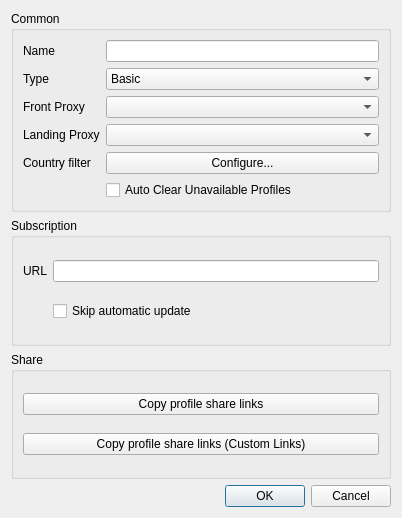
<?xml version="1.0" encoding="UTF-8"?>
<ui version="4.0">
 <class>DialogEditGroup</class>
 <widget class="QDialog" name="DialogEditGroup">
  <property name="geometry">
   <rect>
    <x>0</x>
    <y>0</y>
    <width>402</width>
    <height>518</height>
   </rect>
  </property>
  <property name="minimumSize">
   <size>
    <width>400</width>
    <height>300</height>
   </size>
  </property>
  <property name="windowTitle">
   <string>Edit Group</string>
  </property>
  <layout class="QVBoxLayout" name="verticalLayout">
   <item>
    <widget class="QGroupBox" name="cat_common">
     <property name="sizePolicy">
      <sizepolicy hsizetype="Preferred" vsizetype="Maximum">
       <horstretch>0</horstretch>
       <verstretch>0</verstretch>
      </sizepolicy>
     </property>
     <property name="title">
      <string>Common</string>
     </property>
     <layout class="QGridLayout" name="main">
      <item row="3" column="1">
       <widget class="QComboBox" name="landing_proxy"/>
      </item>
      <item row="2" column="0">
       <widget class="QLabel" name="front_proxy_l">
        <property name="text">
         <string>Front Proxy</string>
        </property>
       </widget>
      </item>
      <item row="2" column="1">
       <layout class="QHBoxLayout" name="horizontalLayout">
        <item>
         <widget class="QComboBox" name="front_proxy"/>
        </item>
       </layout>
      </item>
      <item row="0" column="1">
       <widget class="QLineEdit" name="name"/>
      </item>
      <item row="1" column="0">
       <widget class="QLabel" name="label_2">
        <property name="text">
         <string>Type</string>
        </property>
       </widget>
      </item>
      <item row="5" column="1">
       <widget class="QCheckBox" name="auto_clear_unavailable">
        <property name="text">
         <string>Auto Clear Unavailable Profiles</string>
        </property>
       </widget>
      </item>
      <item row="3" column="0">
       <widget class="QLabel" name="landing_proxy_l">
        <property name="text">
         <string>Landing Proxy</string>
        </property>
       </widget>
      </item>
      <item row="0" column="0">
       <widget class="QLabel" name="label">
        <property name="text">
         <string>Name</string>
        </property>
       </widget>
      </item>
      <item row="1" column="1">
       <widget class="QComboBox" name="type">
        <item>
         <property name="text">
          <string>Basic</string>
         </property>
        </item>
        <item>
         <property name="text">
          <string>Subscription</string>
         </property>
        </item>
       </widget>
      </item>
      <item row="4" column="1">
       <widget class="QPushButton" name="country_filter_button">
        <property name="text">
         <string>Configure...</string>
        </property>
       </widget>
      </item>
      <item row="4" column="0">
       <widget class="QLabel" name="label_3">
        <property name="text">
         <string>Country filter</string>
        </property>
       </widget>
      </item>
     </layout>
     <zorder>label</zorder>
     <zorder>front_proxy_l</zorder>
     <zorder>type</zorder>
     <zorder>label_2</zorder>
     <zorder>landing_proxy</zorder>
     <zorder>landing_proxy_l</zorder>
     <zorder>name</zorder>
     <zorder>auto_clear_unavailable</zorder>
     <zorder>country_filter_button</zorder>
     <zorder>label_3</zorder>
    </widget>
   </item>
   <item>
    <widget class="QGroupBox" name="cat_sub">
     <property name="title">
      <string>Subscription</string>
     </property>
     <layout class="QGridLayout" name="_2">
      <item row="0" column="0">
       <widget class="QLabel" name="label_4">
        <property name="text">
         <string>URL</string>
        </property>
       </widget>
      </item>
      <item row="0" column="1">
       <widget class="MyLineEdit" name="url"/>
      </item>
      <item row="1" column="1">
       <widget class="QCheckBox" name="skip_auto_update">
        <property name="text">
         <string>Skip automatic update</string>
        </property>
       </widget>
      </item>
     </layout>
    </widget>
   </item>
   <item>
    <widget class="QGroupBox" name="cat_share">
     <property name="title">
      <string>Share</string>
     </property>
     <layout class="QVBoxLayout" name="verticalLayout_2">
      <item>
       <widget class="QPushButton" name="copy_links">
        <property name="text">
         <string>Copy profile share links</string>
        </property>
       </widget>
      </item>
      <item>
       <widget class="QPushButton" name="copy_links_nkr">
        <property name="text">
         <string>Copy profile share links (Custom Links)</string>
        </property>
       </widget>
      </item>
     </layout>
    </widget>
   </item>
   <item>
    <widget class="QDialogButtonBox" name="buttonBox">
     <property name="standardButtons">
      <set>QDialogButtonBox::StandardButton::Cancel|QDialogButtonBox::StandardButton::Ok</set>
     </property>
    </widget>
   </item>
  </layout>
 </widget>
 <customwidgets>
  <customwidget>
   <class>MyLineEdit</class>
   <extends>QLineEdit</extends>
   <header>include/ui/utils/MyLineEdit.h</header>
  </customwidget>
 </customwidgets>
 <tabstops>
  <tabstop>name</tabstop>
  <tabstop>type</tabstop>
  <tabstop>country_filter_button</tabstop>
  <tabstop>url</tabstop>
  <tabstop>skip_auto_update</tabstop>
  <tabstop>copy_links</tabstop>
  <tabstop>copy_links_nkr</tabstop>
 </tabstops>
 <resources/>
 <connections>
  <connection>
   <sender>buttonBox</sender>
   <signal>rejected()</signal>
   <receiver>DialogEditGroup</receiver>
   <slot>reject()</slot>
   <hints>
    <hint type="sourcelabel">
     <x>199</x>
     <y>275</y>
    </hint>
    <hint type="destinationlabel">
     <x>199</x>
     <y>149</y>
    </hint>
   </hints>
  </connection>
  <connection>
   <sender>buttonBox</sender>
   <signal>accepted()</signal>
   <receiver>DialogEditGroup</receiver>
   <slot>accept()</slot>
   <hints>
    <hint type="sourcelabel">
     <x>199</x>
     <y>291</y>
    </hint>
    <hint type="destinationlabel">
     <x>199</x>
     <y>157</y>
    </hint>
   </hints>
  </connection>
 </connections>
</ui>
